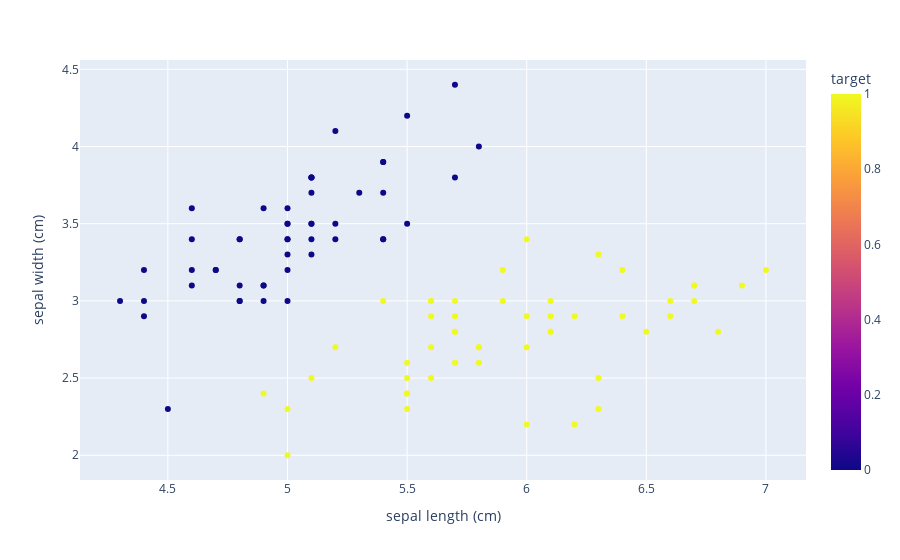

The notebook cell this image was saved under:
### Markdown cell above
# Examine the separation between classes using a scatter plot

- Sepal length along x-axis, sepal width along y-axis.

### Code cell
px.scatter(df , 'sepal length (cm)' , 'sepal width (cm)' , color='target')

### Figure 1 — Plotly figure (JSON) as saved in the notebook; plotly's stock layout.template omitted (floating-point values rounded to 4 significant figures)
{"data": [{"hovertemplate": "sepal length (cm)=%{x}<br>sepal width (cm)=%{y}<br>target=%{marker.color}<extra></extra>", "legendgroup": "", "marker": {"color": [0, 0, 0, 0, 0, 0, 0, 0, 0, 0, 0, 0, 0, 0, 0, 0, 0, 0, 0, 0, 0, 0, 0, 0, 0, 0, 0, 0, 0, 0, 0, 0, 0, 0, 0, 0, 0, 0, 0, 0, 0, 0, 0, 0, 0, 0, 0, 0, 0, 0, 1, 1, 1, 1, 1, 1, 1, 1, 1, 1, 1, 1, 1, 1, 1, 1, 1, 1, 1, 1, 1, 1, 1, 1, 1, 1, 1, 1, 1, 1, 1, 1, 1, 1, 1, 1, 1, 1, 1, 1, 1, 1, 1, 1, 1, 1, 1, 1, 1, 1], "coloraxis": "coloraxis", "symbol": "circle"}, "mode": "markers", "name": "", "orientation": "v", "showlegend": false, "type": "scatter", "x": [5.1, 4.9, 4.7, 4.6, 5, 5.4, 4.6, 5, 4.4, 4.9, 5.4, 4.8, 4.8, 4.3, 5.8, 5.7, 5.4, 5.1, 5.7, 5.1, 5.4, 5.1, 4.6, 5.1, 4.8, 5, 5, 5.2, 5.2, 4.7, 4.8, 5.4, 5.2, 5.5, 4.9, 5, 5.5, 4.9, 4.4, 5.1, 5, 4.5, 4.4, 5, 5.1, 4.8, 5.1, 4.6, 5.3, 5, 7, 6.4, 6.9, 5.5, 6.5, 5.7, 6.3, 4.9, 6.6, 5.2, 5, 5.9, 6, 6.1, 5.6, 6.7, 5.6, 5.8, 6.2, 5.6, 5.9, 6.1, 6.3, 6.1, 6.4, 6.6, 6.8, 6.7, 6, 5.7, 5.5, 5.5, 5.8, 6, 5.4, 6, 6.7, 6.3, 5.6, 5.5, 5.5, 6.1, 5.8, 5, 5.6, 5.7, 5.7, 6.2, 5.1, 5.7], "xaxis": "x", "y": [3.5, 3, 3.2, 3.1, 3.6, 3.9, 3.4, 3.4, 2.9, 3.1, 3.7, 3.4, 3, 3, 4, 4.4, 3.9, 3.5, 3.8, 3.8, 3.4, 3.7, 3.6, 3.3, 3.4, 3, 3.4, 3.5, 3.4, 3.2, 3.1, 3.4, 4.1, 4.2, 3.1, 3.2, 3.5, 3.6, 3, 3.4, 3.5, 2.3, 3.2, 3.5, 3.8, 3, 3.8, 3.2, 3.7, 3.3, 3.2, 3.2, 3.1, 2.3, 2.8, 2.8, 3.3, 2.4, 2.9, 2.7, 2, 3, 2.2, 2.9, 2.9, 3.1, 3, 2.7, 2.2, 2.5, 3.2, 2.8, 2.5, 2.8, 2.9, 3, 2.8, 3, 2.9, 2.6, 2.4, 2.4, 2.7, 2.7, 3, 3.4, 3.1, 2.3, 3, 2.5, 2.6, 3, 2.6, 2.3, 2.7, 3, 2.9, 2.9, 2.5, 2.8], "yaxis": "y"}], "layout": {"autosize": true, "coloraxis": {"colorbar": {"title": {"text": "target"}}, "colorscale": [[0, "#0d0887"], [0.1111, "#46039f"], [0.2222, "#7201a8"], [0.3333, "#9c179e"], [0.4444, "#bd3786"], [0.5556, "#d8576b"], [0.6667, "#ed7953"], [0.7778, "#fb9f3a"], [0.8889, "#fdca26"], [1, "#f0f921"]]}, "legend": {"tracegroupgap": 0}, "margin": {"t": 60}, "xaxis": {"anchor": "y", "autorange": true, "domain": [0, 1], "range": [4.137, 7.163], "title": {"text": "sepal length (cm)"}, "type": "linear"}, "yaxis": {"anchor": "x", "autorange": true, "domain": [0, 1], "range": [1.814, 4.586], "title": {"text": "sepal width (cm)"}, "type": "linear"}}}
